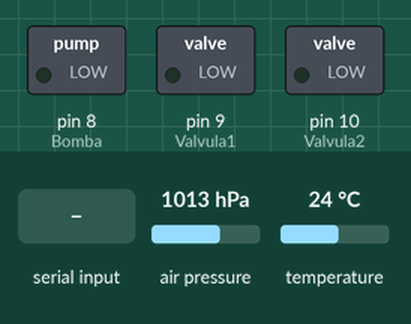
A sketch run on a simulated Arduino Uno, built with avr-gcc and run on an emulated ATmega328P. Parts: switched loads named in the sketch (green lamp = pin HIGH). The inputs (shaded band) are chosen by the test bench; at power-on: air pressure 1013 hPa, temperature 24 °C. What the sketch prints to the serial monitor is not drawn.

Above: at 1.2 s.
1.3 s: "Q" received over Serial
At 2.5 s:
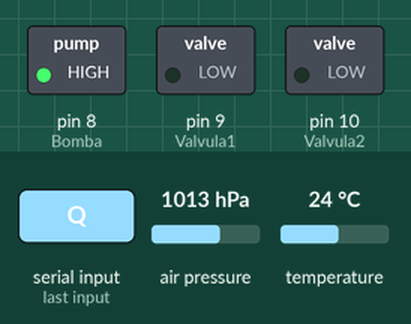
2.8 s: "A" received over Serial
At 3.5 s:
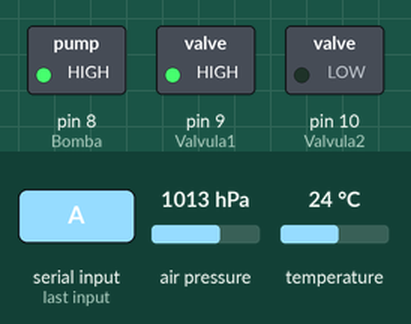
4.4 s: "W" received over Serial
At 5.5 s:
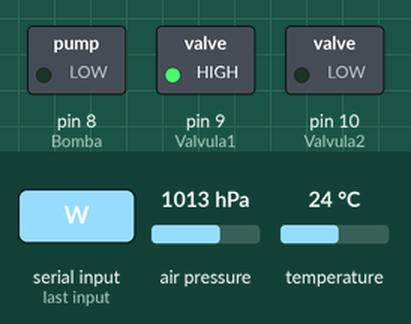
6.0 s: "Z" received over Serial
At 7.2 s:
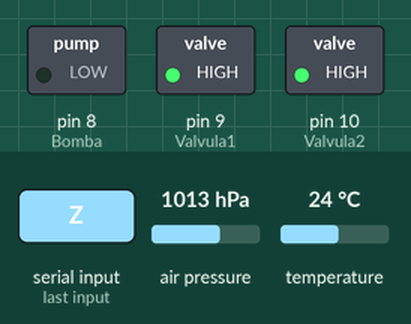
7.5 s: "S" received over Serial
At 8.3 s:
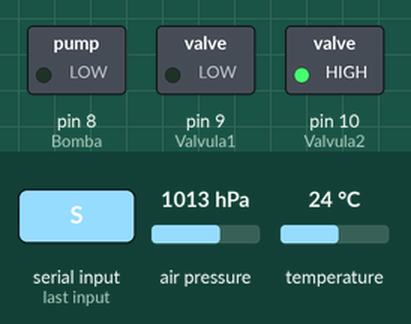
9.0 s: "X" received over Serial
At 10.2 s:
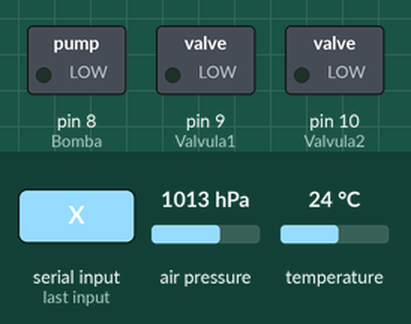
Timing chart, 0 to 11.5 s (numbered marks = the images above; inputs shaded):
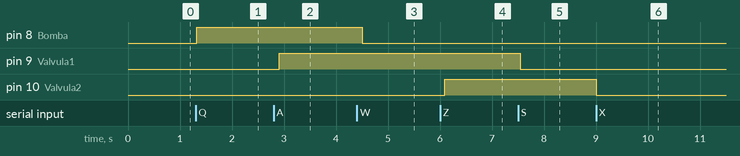

The sketch:

Proyecto_antonio.ino
```cpp
#include <SFE_BMP180.h>
#include <Wire.h>
int input;
SFE_BMP180 bmp180;

void setup()
{
  pinMode(8,OUTPUT); // Bomba
  pinMode(9,OUTPUT); // Valvula1
  pinMode(10,OUTPUT); // Valvula2
  Serial.begin(9600);

  if (bmp180.begin())
    Serial.println("BMP180 iniciado correctamenten");
  else
  {
    Serial.println("Error al iniciar el BMP180");
    while(1); // bucle infinito
  }
}

void loop()
{
  char status;
  double T,P;

  input=Serial.read();
  if (input=='Q'){
    digitalWrite(8, HIGH); //Si el valor de input es 1, se enciende el led
    }
    else if(input=='W'){
      digitalWrite(8, LOW); //Si el valor de input es 1, se enciende el led
    }
    if (input=='A'){
    digitalWrite(9, HIGH); //Si el valor de input es 1, se enciende el led
    }
    else if(input=='S'){
      digitalWrite(9, LOW); //Si el valor de input es 1, se enciende el led
    }
    if (input=='Z'){
    digitalWrite(10, HIGH); //Si el valor de input es 1, se enciende el led
    }
    else if(input=='X'){
      digitalWrite(10, LOW); //Si el valor de input es 1, se enciende el led
    }
  status = bmp180.startTemperature();//Inicio de lectura de temperatura
  if (status != 0)
  {
    delay(status); //Pausa para que finalice la lectura
    status = bmp180.getTemperature(T); //Obtener la temperatura
    if (status != 0)
    {
      status = bmp180.startPressure(3); //Inicio lectura de presión
      if (status != 0)
      {
        delay(status);//Pausa para que finalice la lectura
        status = bmp180.getPressure(P,T); //Obtenemos la presión
        if (status != 0)
        {
          Serial.print("Presion: ");
          Serial.print(P);
          Serial.print(" mb ");
          Serial.print("Temp: ");
          Serial.print(T);
          Serial.println(" °C");
          ;
        }
      }
    }
  }
  delay(100);
}
```

Measured:
- after the input at 1.3 s, pin 8 (Bomba): LOW → HIGH at once
- after the input at 2.8 s, pin 9 (Valvula1): LOW → HIGH after 0.11 s
- after the input at 4.4 s, pin 8 (Bomba): HIGH → LOW after 0.10 s
- after the input at 6.0 s, pin 10 (Valvula2): LOW → HIGH after 0.09 s
- after the input at 7.5 s, pin 9 (Valvula1): HIGH → LOW after 0.05 s
- after the input at 9.0 s, pin 10 (Valvula2): HIGH → LOW at once
